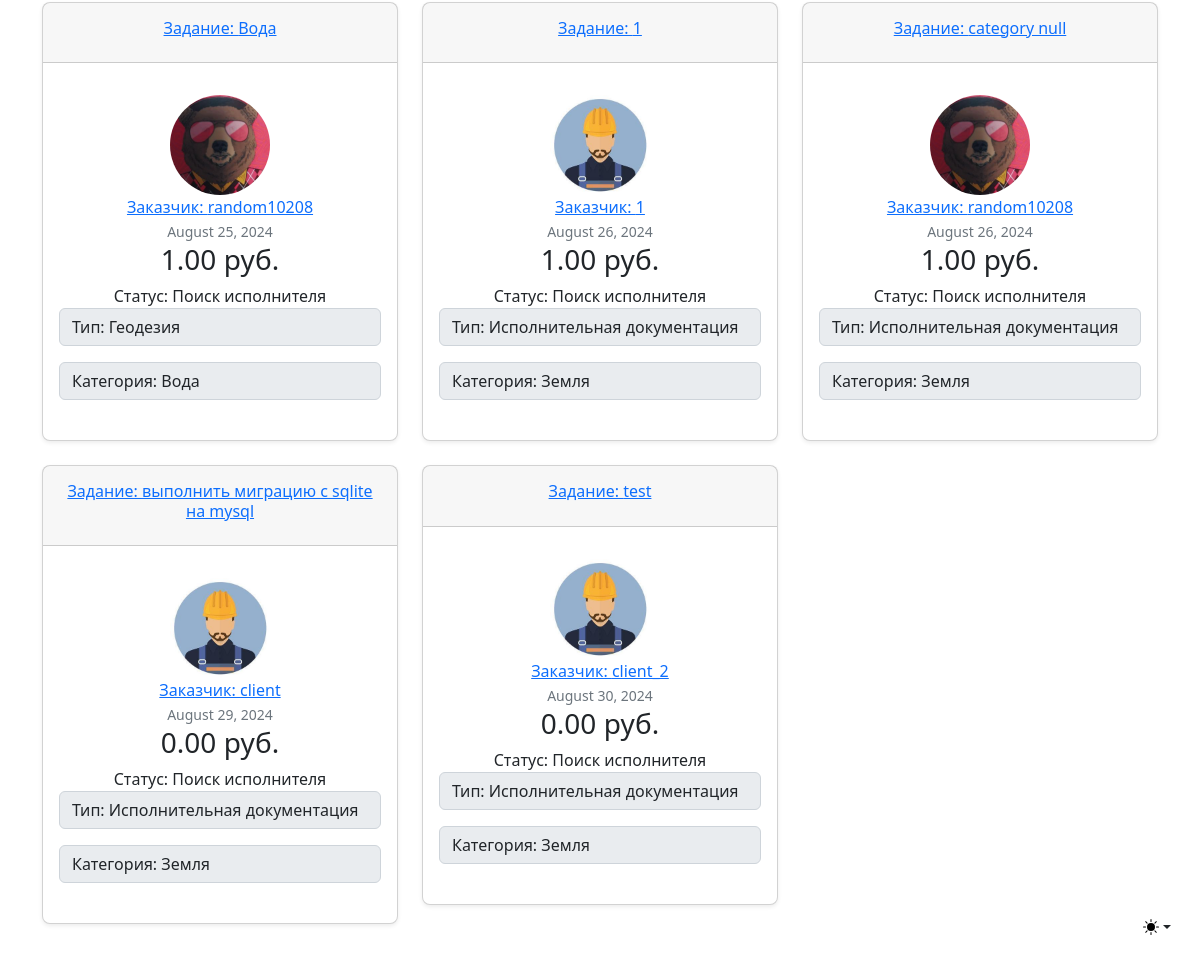
The page /filter_home (lower part) on the database as committed earlier.
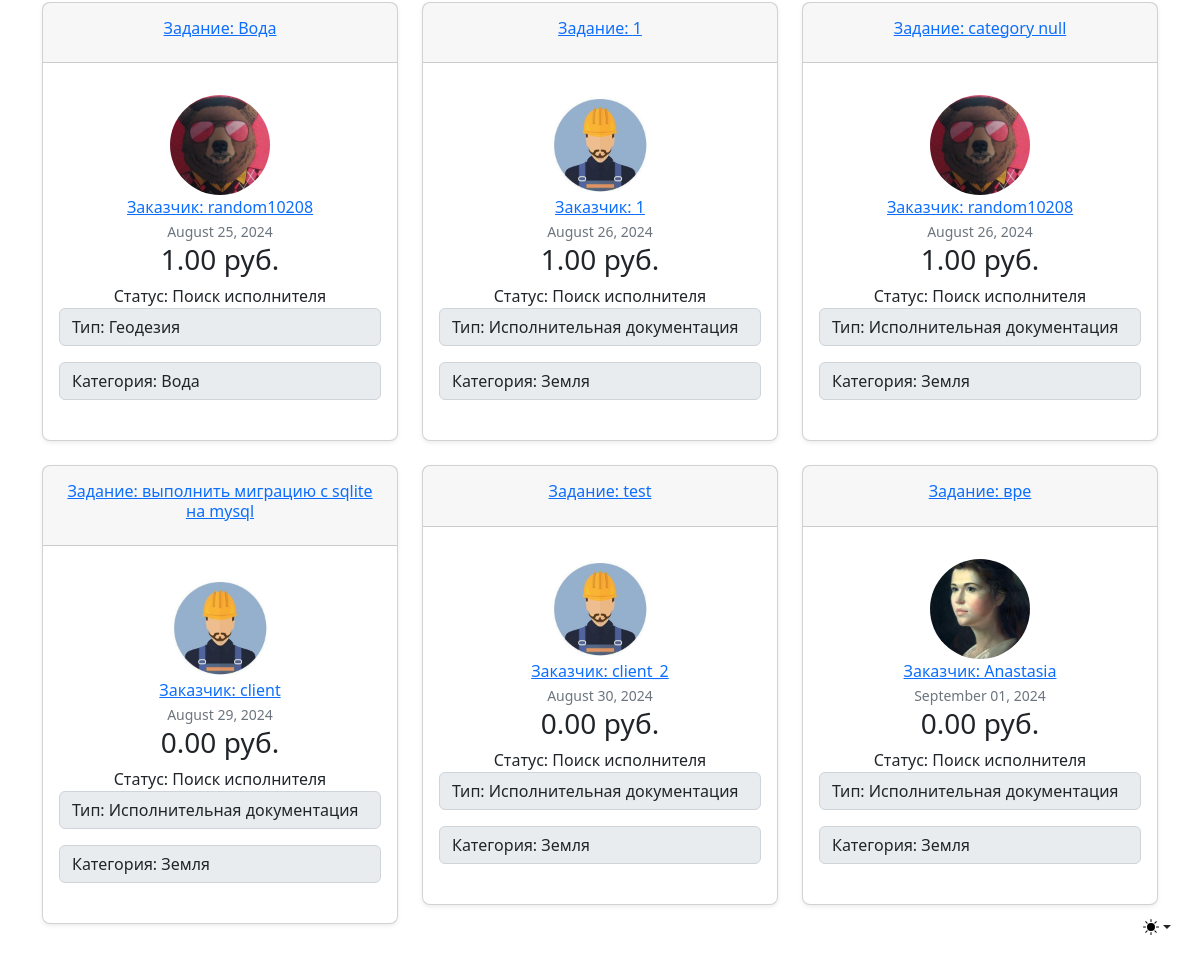
The same page on the database as committed later.
### searchwork/models.py (models this page shows, shortened)
class Task(models.Model):
    title = models.CharField(max_length=100)
    content = models.TextField()
    date_posted = models.DateTimeField(default=timezone.now)
    author = models.ForeignKey(User, on_delete=models.CASCADE, related_name="client_user")
    worker = models.ForeignKey(User, on_delete=models.SET_NULL, null=True, related_name="worker_user")
    status = models.CharField(max_length=200, choices=STATUS_CHOICES, default='Поиск исполнителя')
    budget = models.DecimalField(max_digits=18, decimal_places=2, default=0.00)
    type = models.CharField(max_length=200, choices=TYPE_CHOICES, null=False, default='Исполнительная документация')
    category = models.CharField(max_length=200, choices=CATEGORY_CHOICES, null=False, default='Земля')

### users/models.py (models this page shows, shortened)
class Profile(models.Model):
    user = models.OneToOneField(User, on_delete=models.CASCADE)
    image = models.ImageField(default='default.jpg', upload_to='profile_pics')

### searchwork/views.py (the view)
# urls.py: path('filter_home', TaskFilteredView.as_view(), name='filter-home'),
class TaskFilteredView(FilterView):
    model = Task
    filterset_class = TaskFilter
    template_name = 'searchwork/filter_home.html'  # Укажите ваш шаблон
    def get_queryset(self):
        queryset = super().get_queryset()
        sort_by = self.request.GET.get('sort_by')
        if sort_by:
            queryset = queryset.order_by(sort_by)
            messages.success(self.request,
                         f'Отсортировано по {sort_by}')
        return queryset

### searchwork/templates/searchwork/filter_home.html (shortened to what this page needs)
{% extends "searchwork/base_worker.html" %}
{% load crispy_forms_tags %}
{% block content %}
<br/>
<br/>
{% if filter.qs%}
            <div class="row row-cols-1 row-cols-md-3 mb-3 text-center">
                {% for task in filter.qs %}
                    {% if task.author != user %}
                      <div class="col">
                        <div class="card mb-4 rounded-3 shadow-sm">
                          <div class="card-header py-3">
                              <a class="card-title pricing-card-title" href="{% url 'task-detail' task.id %}"><h6>Задание: {{ task.title }}</h6></a>
                          </div>
                          <div class="card-body">
                            <ul class="list-unstyled mt-3 mb-4">
                              <li>
                                  <img class="rounded-circle article-img" src="{{ task.author.profile.image.url }}" width="100" height="100" alt="аватар заказчика">
                              </li>
                                <li><a class="mr-2" href="{% url 'user-tasks' task.author.username %}">Заказчик: {{ task.author }}</a></li>
                              <li><small class="text-muted">{{ task.date_posted|date:"F d, Y" }}</small></li>
                                <li><h3>{{ task.budget }} руб.</h3></li>
                              <li>Статус: {{ task.status }}</li>
                                <p class="input-group-text">Тип: {{ task.type }}</p>
                                <p class="input-group-text">Категория: {{ task.category }}</p>
                            </ul>
                          </div>
                        </div>
                      </div>
                    {% endif %}
                {% endfor %}
            </div>
        {% else %}
            <h2>Не найдено задач по заданным условиям.</h2>
        {% endif %}
{% endblock content %}

Rows that differ between the two databases and show on the page:
added Task: title "вре", author.profile.image (picture), author "Anastasia", date_posted "September 01, 2024", budget "0.00", status "Поиск исполнителя", type "Исполнительная документация", category "Земля"
